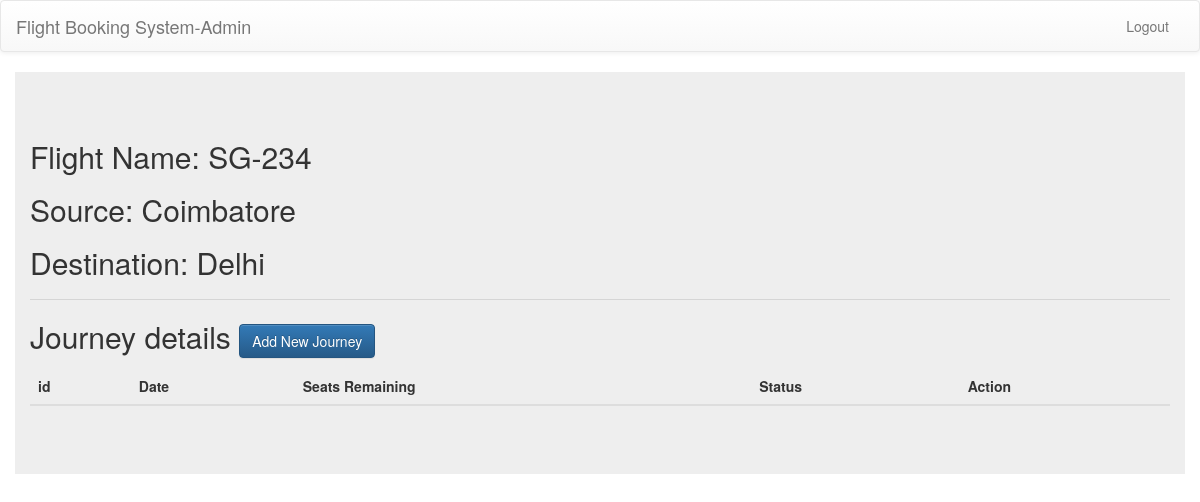
The page /manage/flight/fight-detail/2 (signed in) on the database as committed earlier.
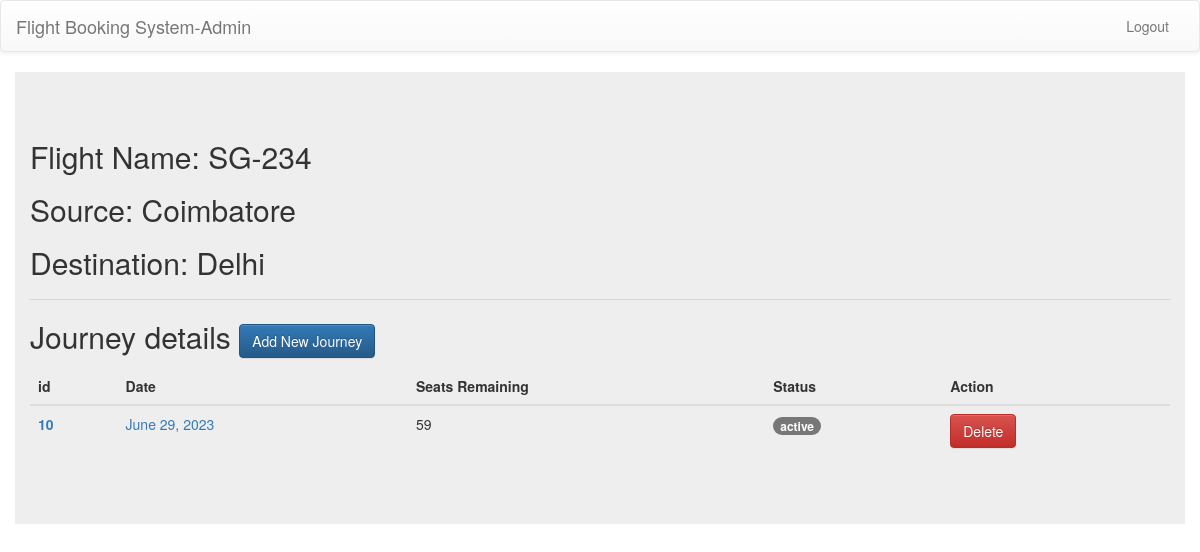
The same page on the database as committed later.
### user/models.py (models this page shows, shortened)
class Travel(models.Model):
    flight_id=models.ForeignKey(Flight,on_delete=models.CASCADE)
    remain=models.PositiveIntegerField(default=60)
    date=models.DateField(null=True,blank=True)
    status=models.CharField(max_length=10,default="active")

### adminapp/views.py (the view)
# urls.py: path("fight-detail/<int:id>",flight_details,name="flight_detail"),
@login_required(login_url="/manage/flight/login-admin")
def flight_details(request,id):
    if not request.user.is_superuser:
        return redirect("unauthorized")
    try:
        flight=Flight.objects.get(id=id)
    except:
        raise ValueError("Invalid flight id given")
    travels=Travel.objects.filter(flight_id=flight)
    return render(request,"adminapp/flight-detail.html",context={"flight":flight,"travels":travels})

### user/models.py (called while the page is built)
    def __str__(self):
        return self.name

### templates/adminapp/flight-detail.html
{% extends 'adminapp/base.html' %}
{% block main %}
<div class="jumbotron container">
    <h2>Flight Name: {{flight.name}}</h2>
    <h2>Source: {{flight.source}}</h2>
    <h2>Destination: {{flight.destination}} </h2>
    <hr>
    <h2>Journey details <a class="btn btn-primary" href="{% url 'add-travel' %}">Add New Journey</a></h2>
    <table class="table table-dark">
        <thead>
          <tr>
            <th scope="col">id</th>
            <th scope="col">Date</th>
            <th scope="col">Seats Remaining</th>
            <th scope="col">Status</th>
            <th scope="col">Action</th>
          </tr>
        </thead>
        <tbody>
            {% for travel in travels %}
          <tr>
            <th scope="row"><a href="{% url 'travel-detail' travel.id %}">{{travel.id}}</a></th>
            <td><a href="{% url 'travel-detail' travel.id %}">{{travel.date}}</a></td>
            <td>{{travel.remain}}</td>
            <td><span class="badge badge-success">{{travel.status}}</span></td>
            <td><a href="{% url 'delete-travel' travel.id %}" class="btn btn-danger">Delete</a></td>
          </tr>
          {% endfor %}
        </tbody>
      </table>
</div>
{% endblock main %}

Rows that differ between the two databases and show on the page:
added Travel: id "10", date "June 29, 2023", remain "59", status "active"
